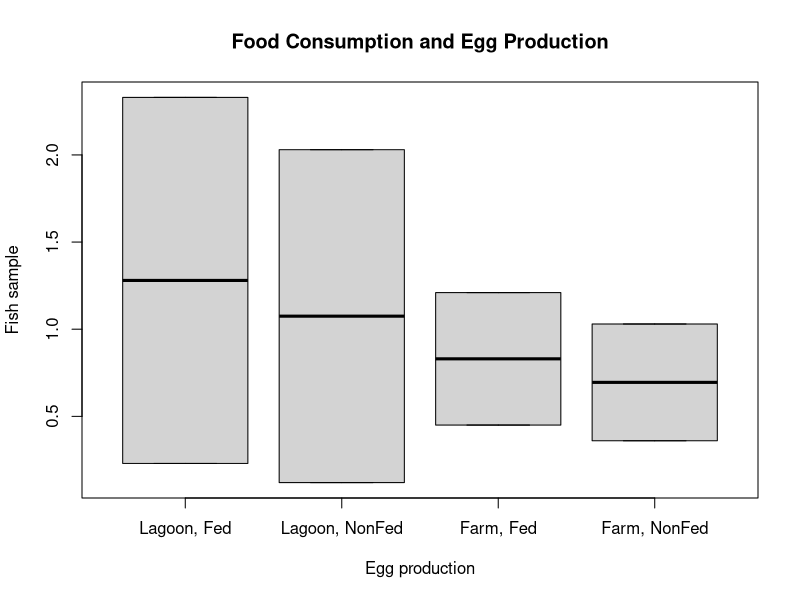

The R script that drew this image:
# Declaration of variables with raw data
lagoonFed <- c(2.33, 0.23)
lagoonNonFed <- c(2.03, 0.12)
farmFed <- c(1.21, 0.45)
farmNonFed <- c(1.03, 0.36)

boxplot(lagoonFed, lagoonNonFed, farmFed, farmNonFed,
main = "Food Consumption and Egg Production",
names = c("Lagoon, Fed", "Lagoon, NonFed", "Farm, Fed", "Farm, NonFed"),
xlab = "Egg production",
ylab = "Fish sample"
)